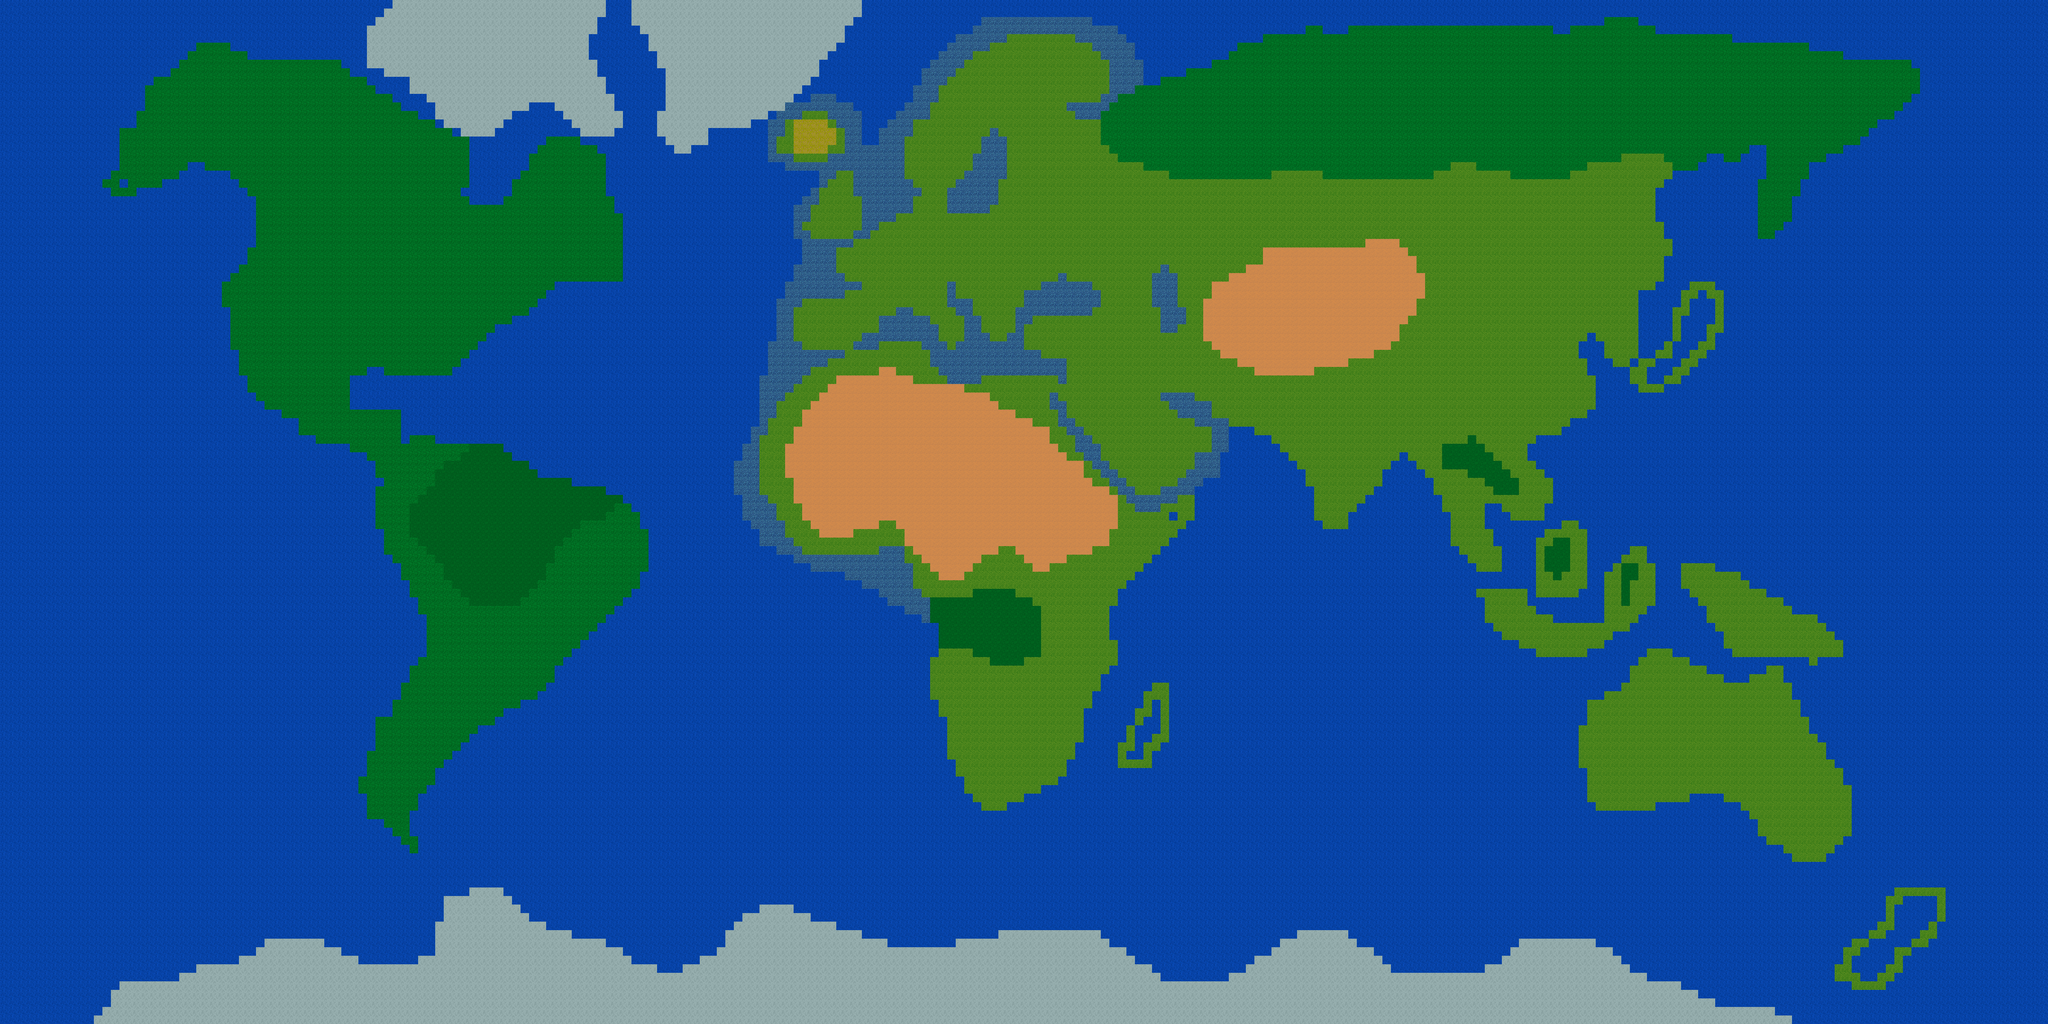

Rendered tile map (Tiled .tmx) drawn with the repository's tilesets; below, a short description and the map source with its tile grids summarised:
An orthogonal 240x120 tile map with 16x16 px tiles, 1 tile layer (biome), 3 hidden layers not drawn, 4 tilesets and 23 objects (london, madris, paris, berlin, rome, ...).

<map version="1.10" tiledversion="2025.05.05" orientation="orthogonal" renderorder="right-down" width="240" height="120" tilewidth="16" tileheight="16" infinite="0" nextlayerid="8" nextobjectid="29">
 <tileset firstgid="1" source="../tiles/world/biomes.tsx" />
 <tileset firstgid="21" source="../tiles/world/countries.tsx" />
 <tileset firstgid="61" source="../tiles/world/regions.tsx" />
 <tileset firstgid="101" source="../tiles/world/locations.tsx" />
 <layer id="1" name="biome" width="240" height="120">
  <data>[28800 cells, 28800 non-empty, 8 distinct tile ids]</data>
 </layer>
 <imagelayer id="7" name="world" visible="0" opacity="0.34">
  <image source="../../../Untitled.png" width="3840" height="1920" />
 </imagelayer>
 <layer id="2" name="country" width="240" height="120" visible="0">
  <data>[28800 cells, 2764 non-empty, 4 distinct tile ids]</data>
 </layer>
 <layer id="3" name="region" width="240" height="120" visible="0">
  <data>[28800 cells, 2642 non-empty, 6 distinct tile ids]</data>
 </layer>
 <objectgroup id="6" name="city">
  <object id="5" name="london" gid="109" x="1584" y="416" width="16" height="16" />
  <object id="6" name="madris" gid="109" x="1568" y="608" width="16" height="16" />
  <object id="7" name="paris" gid="109" x="1648" y="480" width="16" height="16" />
  <object id="8" name="berlin" gid="109" x="1744" y="448" width="16" height="16" />
  <object id="9" name="rome" gid="109" x="1760" y="608" width="16" height="16" />
  <object id="10" name="stokholm" gid="109" x="1808" y="304" width="16" height="16" />
  <object id="11" name="moscow" gid="109" x="2032" y="368" width="16" height="16" />
  <object id="12" name="warsaw" gid="109" x="1840" y="448" width="16" height="16" />
  <object id="13" gid="109" x="1904" y="736" width="16" height="16" />
  <object id="14" gid="109" x="928" y="592" width="16" height="16" />
  <object id="15" gid="109" x="1472" y="272" width="16" height="16" />
  <object id="16" gid="109" x="672" y="672" width="16" height="16" />
  <object id="17" gid="109" x="880" y="512" width="16" height="16" />
  <object id="18" gid="109" x="832" y="688" width="16" height="16" />
  <object id="19" gid="109" x="1888" y="576" width="16" height="16" />
  <object id="20" gid="109" x="1296" y="240" width="16" height="16" />
  <object id="21" gid="109" x="1040" y="1232" width="16" height="16" />
  <object id="22" gid="109" x="2496" y="848" width="16" height="16" />
  <object id="23" gid="109" x="2048" y="800" width="16" height="16" />
  <object id="25" gid="109" x="2112" y="704" width="16" height="16" />
  <object id="26" gid="109" x="448" y="528" width="16" height="16" />
  <object id="27" gid="109" x="448" y="656" width="16" height="16" />
  <object id="28" gid="109" x="1968" y="624" width="16" height="16" />
 </objectgroup>
</map>
